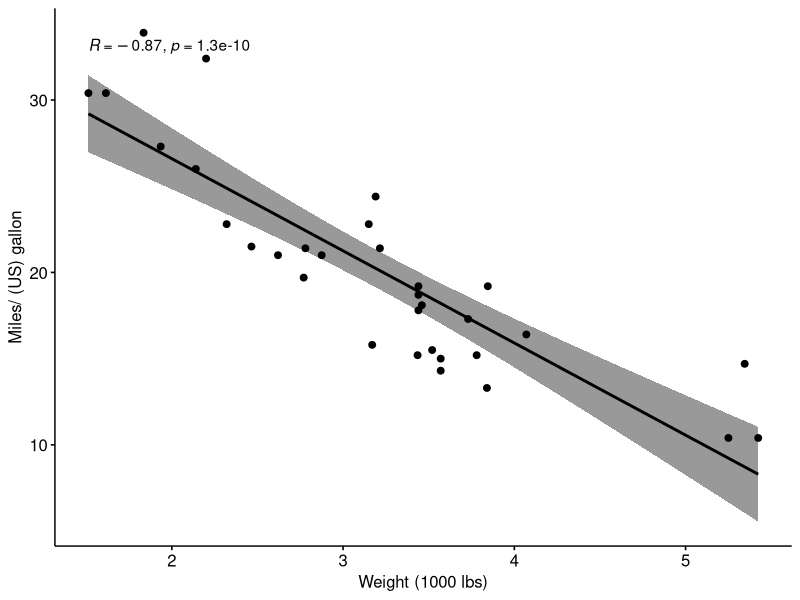
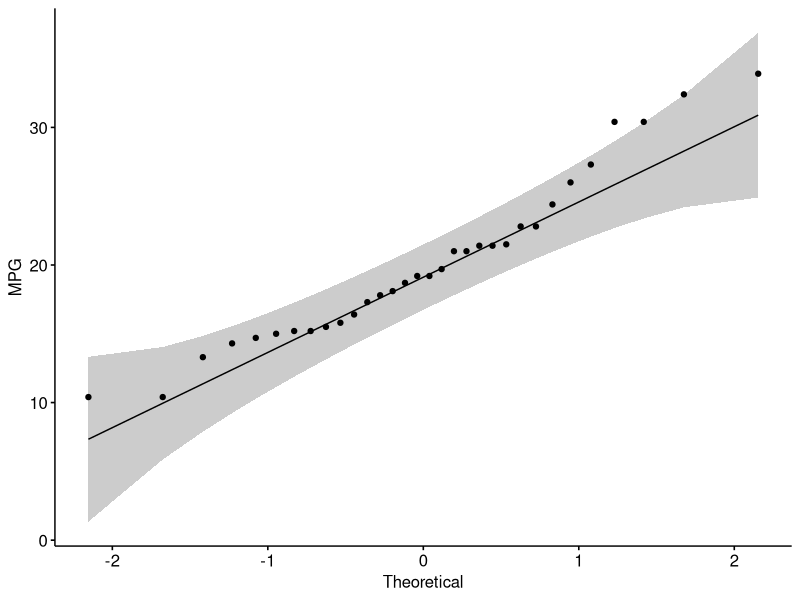
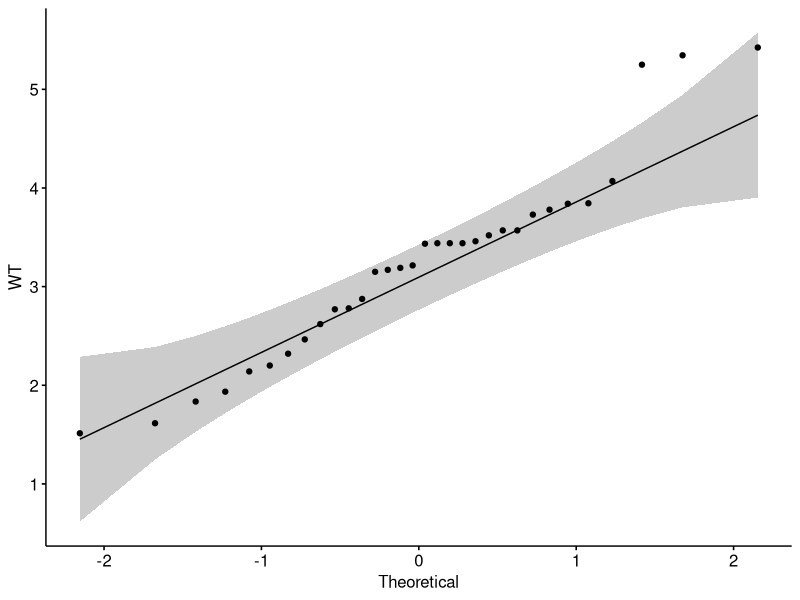
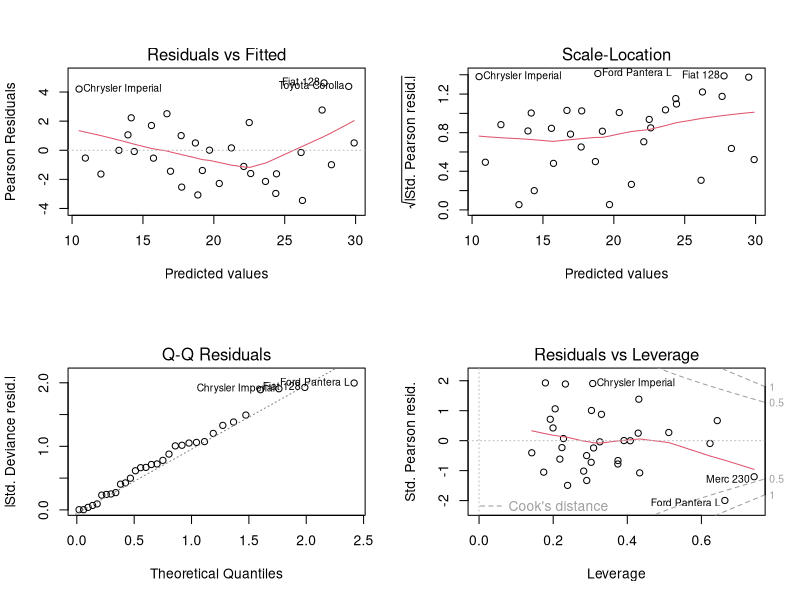

Source code (R) for these figures, in order:
## ---- chunk 1
knitr::opts_chunk$set(echo = FALSE)
## ---- chunk 2
summary(mtcars)
## ---- chunk 3
my_data <- mtcars
my_data$cyl <- factor(my_data$cyl)
str(my_data)
require(ggpubr)
## ---- chunk 4
ggscatter(my_data, x = "wt", y = "mpg",
          add = "reg.line", conf.int = TRUE,
          cor.coef = TRUE, cor.method = "pearson",
          xlab = "Weight (1000 lbs)", ylab = "Miles/ (US) gallon")
ggqqplot(my_data$mpg, ylab = "MPG")
ggqqplot(my_data$wt, ylab = "WT")
## ---- chunk 5
fit2 <- glm(mpg ~ cyl + disp + hp + drat + wt + qsec + vs + am + gear + carb, data=mtcars)
summary(fit2)
## ---- chunk 6
layout(matrix(c(1,2,3,4),2,2))
plot(fit2)
